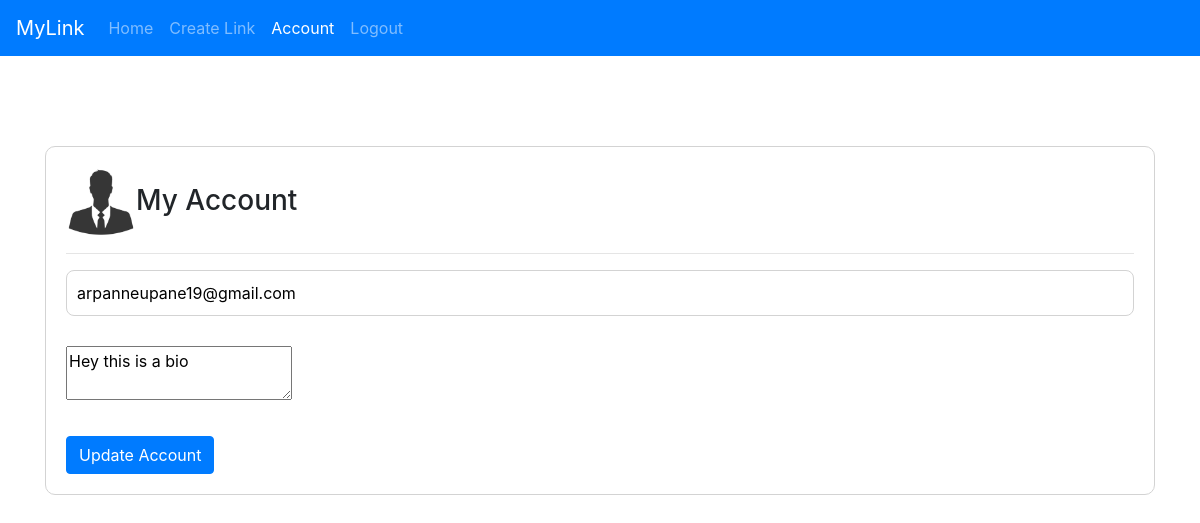
Page /account (signed in) on the earlier database version.
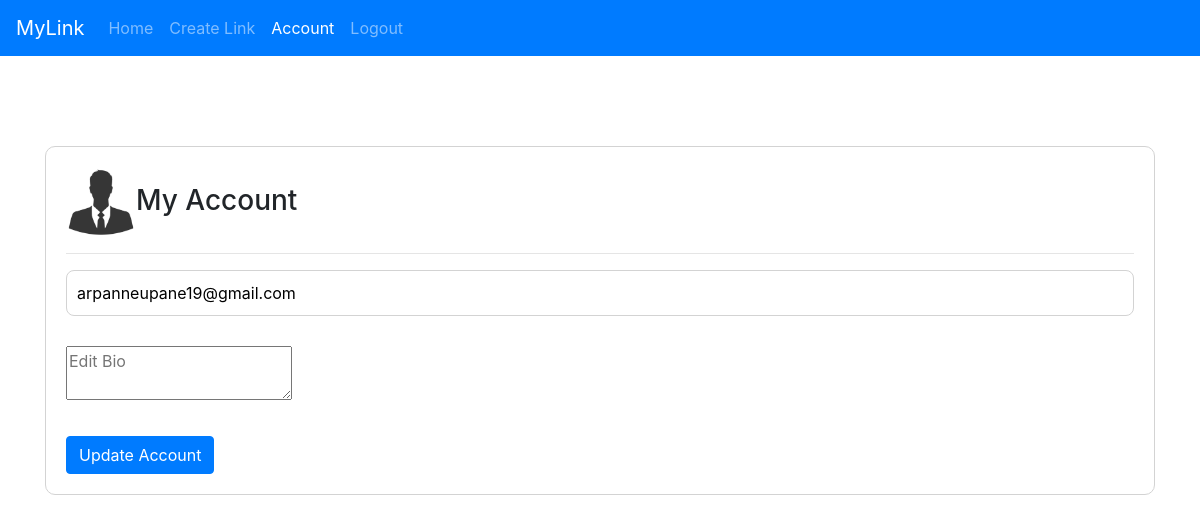
Same page on the later database version.
### app.py (models this page shows)
class User(db.Model, UserMixin):
    id = db.Column(db.Integer, primary_key=True)
    username = db.Column(db.String(15), unique=True, nullable=False)
    email = db.Column(db.String(50), unique=True, nullable=False)
    password = db.Column(db.String(80), nullable=False)
    bio = db.Column(db.String(300))
    profile_picture = db.Column(
        db.String(20), nullable=False, default='default.jpg')
    links = db.relationship('Link', backref='owner', lazy='dynamic')

### app.py (the view)
@app.route('/account', methods=['GET', 'POST'])
@login_required
def account():
    form = AccountForm()
    if form.validate_on_submit():
        current_user.bio = form.bio.data
        current_user.email = form.email.data
        db.session.commit()
        flash('Your account has been updated!')
        return redirect(url_for('account'))
    elif request.method == 'GET':
        form.bio.data = current_user.bio
        form.email.data = current_user.email
    return render_template('forms/account.html', title='My Account', form=form)

### forms.py (shortened to what this page needs)
class AccountForm(FlaskForm):
    email = StringField(validators=[InputRequired(), Email(
        message="Invalid Email"), Length(max=50)], render_kw={"placeholder": "Edit Email"})
    bio = TextAreaField([Length(min=0, max=1000)], render_kw={
        "placeholder": "Edit Bio"})

### app.py (called while the page is built)
@login_manager.user_loader
def load_user(user_id):
    return User.query.get(int(user_id))

### templates/forms/account.html (shortened to what this page needs)
<!doctype html>
<html lang="en">
<head>
    <link rel="stylesheet" href="https://stackpath.bootstrapcdn.com/bootstrap/4.3.1/css/bootstrap.min.css"
>
</head>
<body>
    <nav class="navbar navbar-expand-lg navbar-dark bg-primary">
        <a class="navbar-brand" href="{{ url_for('dashboard') }}">MyLink</a>
        <div class="collapse navbar-collapse" id="navbarSupportedContent">
            <ul class="navbar-nav mr-auto">
                <li class="nav-item">
                    <a class="nav-link" href="{{ url_for('dashboard') }}">Home </a>
                </li>
                <li class="nav-item">
                    <a class="nav-link" href="{{ url_for('create_link') }}">Create Link</a>
                </li>
                <li class="nav-item active">
                    <a class="nav-link" href="{{ url_for('account') }}">Account</a>
                </li>
                <li class="nav-item">
                    <a class="nav-link" href="{{ url_for('logout') }}">Logout</a>
                </li>
        </div>
    </nav>
    <div class="container">
        <div class="update-form">
            <h3><img src="../../static/profile_pics/{{current_user.profile_picture}}" width="70" />My Account</h3>
                <hr>
                <form method='POST'>
                    <div class="input-field">
                        {{ form.email() }}
                    </div>
                    <div class="input-field">{{ form.bio() }}</div>
                    <div class="update"><button class="btn btn-primary">Update Account</button></div>
                </form>
            </div>
        </div>
</body>
</html>

### templates/forms/account.html (style rules this page uses)
.update-form { margin-top: 90px; padding: 20px; border: 1px solid lightgray; border-radius: 10px; }
.input-field { margin-bottom: 30px; }
.input-field>input { width: 100%; padding: 10px; border-radius: 8px; border: 1px solid lightgray; }

Differences in the rows shown:
changed User "arpanneupane19@gmail.com": bio "Hey this is a bio" → (not shown)
